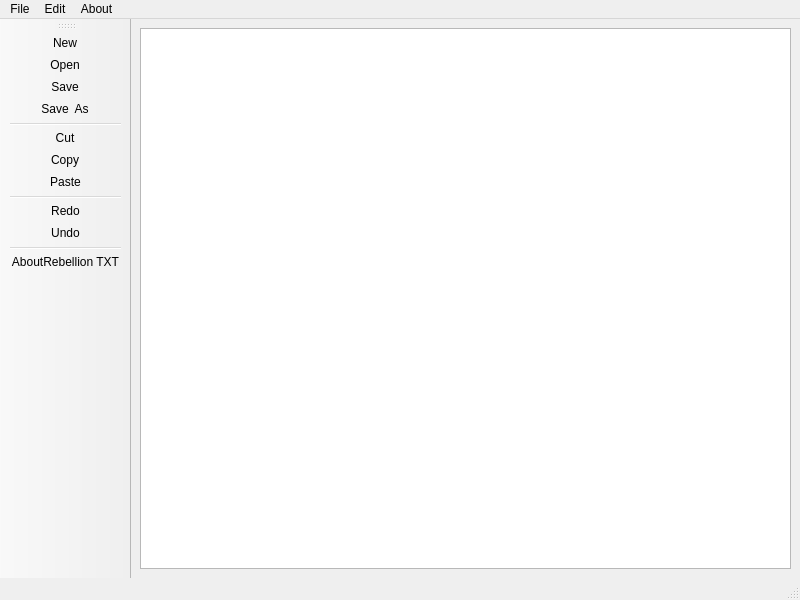
<?xml version="1.0" encoding="UTF-8"?>
<ui version="4.0">
 <class>MainWindow</class>
 <widget class="QMainWindow" name="MainWindow">
  <property name="geometry">
   <rect>
    <x>0</x>
    <y>0</y>
    <width>800</width>
    <height>600</height>
   </rect>
  </property>
  <property name="windowTitle">
   <string>new - Notepad Rebellion</string>
  </property>
  <widget class="QWidget" name="centralwidget">
   <layout class="QHBoxLayout" name="horizontalLayout">
    <item>
     <widget class="QTextEdit" name="textEdit"/>
    </item>
   </layout>
  </widget>
  <widget class="QMenuBar" name="menubar">
   <property name="geometry">
    <rect>
     <x>0</x>
     <y>0</y>
     <width>800</width>
     <height>23</height>
    </rect>
   </property>
   <widget class="QMenu" name="menuFile">
    <property name="title">
     <string>File</string>
    </property>
    <addaction name="actionNew"/>
    <addaction name="actionOpen"/>
    <addaction name="separator"/>
    <addaction name="actionSave"/>
    <addaction name="actionSave_As"/>
    <addaction name="separator"/>
    <addaction name="actionPrint"/>
   </widget>
   <widget class="QMenu" name="menuEdit">
    <property name="title">
     <string>Edit</string>
    </property>
    <addaction name="actionCut"/>
    <addaction name="actionCopy"/>
    <addaction name="actionPaste"/>
    <addaction name="separator"/>
    <addaction name="actionRedo"/>
    <addaction name="actionUndo"/>
    <addaction name="separator"/>
    <addaction name="actionFont"/>
    <addaction name="actionColor"/>
    <addaction name="actionBackground_Color"/>
    <addaction name="actionBackground_Color_Edit_Text"/>
   </widget>
   <widget class="QMenu" name="menuAbout">
    <property name="title">
     <string>About</string>
    </property>
    <addaction name="actionAbout_RebellionTXT"/>
   </widget>
   <addaction name="menuFile"/>
   <addaction name="menuEdit"/>
   <addaction name="menuAbout"/>
  </widget>
  <widget class="QStatusBar" name="statusbar"/>
  <widget class="QToolBar" name="toolBar">
   <property name="windowTitle">
    <string>toolBar</string>
   </property>
   <attribute name="toolBarArea">
    <enum>LeftToolBarArea</enum>
   </attribute>
   <attribute name="toolBarBreak">
    <bool>false</bool>
   </attribute>
   <addaction name="actionNew"/>
   <addaction name="actionOpen"/>
   <addaction name="actionSave"/>
   <addaction name="actionSave_As"/>
   <addaction name="separator"/>
   <addaction name="actionCut"/>
   <addaction name="actionCopy"/>
   <addaction name="actionPaste"/>
   <addaction name="separator"/>
   <addaction name="actionRedo"/>
   <addaction name="actionUndo"/>
   <addaction name="separator"/>
   <addaction name="actionAbout_RebellionTXT"/>
  </widget>
  <action name="actionNew">
   <property name="icon">
    <iconset resource="Resources.qrc">
     <normaloff>:/rec/img/file_document_add_new-128.png</normaloff>:/rec/img/file_document_add_new-128.png</iconset>
   </property>
   <property name="text">
    <string>New</string>
   </property>
  </action>
  <action name="actionOpen">
   <property name="icon">
    <iconset resource="Resources.qrc">
     <normaloff>:/rec/img/Folder_Open_Blue-512.png</normaloff>:/rec/img/Folder_Open_Blue-512.png</iconset>
   </property>
   <property name="text">
    <string>Open</string>
   </property>
  </action>
  <action name="actionSave">
   <property name="icon">
    <iconset resource="Resources.qrc">
     <normaloff>:/rec/img/icons8-save-48.png</normaloff>:/rec/img/icons8-save-48.png</iconset>
   </property>
   <property name="text">
    <string>Save</string>
   </property>
  </action>
  <action name="actionSave_As">
   <property name="icon">
    <iconset resource="Resources.qrc">
     <normaloff>:/rec/img/icons8-save-as-48.png</normaloff>:/rec/img/icons8-save-as-48.png</iconset>
   </property>
   <property name="text">
    <string>Save  As</string>
   </property>
  </action>
  <action name="actionCut">
   <property name="icon">
    <iconset resource="Resources.qrc">
     <normaloff>:/rec/img/icons8-cut-48.png</normaloff>:/rec/img/icons8-cut-48.png</iconset>
   </property>
   <property name="text">
    <string>Cut</string>
   </property>
  </action>
  <action name="actionCopy">
   <property name="icon">
    <iconset resource="Resources.qrc">
     <normaloff>:/rec/img/icons8-copy-48.png</normaloff>:/rec/img/icons8-copy-48.png</iconset>
   </property>
   <property name="text">
    <string>Copy</string>
   </property>
  </action>
  <action name="actionPaste">
   <property name="icon">
    <iconset resource="Resources.qrc">
     <normaloff>:/rec/img/icons8-paste-40.png</normaloff>:/rec/img/icons8-paste-40.png</iconset>
   </property>
   <property name="text">
    <string>Paste</string>
   </property>
  </action>
  <action name="actionRedo">
   <property name="icon">
    <iconset resource="Resources.qrc">
     <normaloff>:/rec/img/icons8-redo-48.png</normaloff>:/rec/img/icons8-redo-48.png</iconset>
   </property>
   <property name="text">
    <string>Redo</string>
   </property>
  </action>
  <action name="actionUndo">
   <property name="icon">
    <iconset resource="Resources.qrc">
     <normaloff>:/rec/img/icons8-undo-48.png</normaloff>:/rec/img/icons8-undo-48.png</iconset>
   </property>
   <property name="text">
    <string>Undo</string>
   </property>
  </action>
  <action name="actionAbout_RebellionTXT">
   <property name="icon">
    <iconset resource="Resources.qrc">
     <normaloff>:/rec/img/icons8-about-48.png</normaloff>:/rec/img/icons8-about-48.png</iconset>
   </property>
   <property name="text">
    <string>AboutRebellion TXT</string>
   </property>
   <property name="toolTip">
    <string>About Rebellion TXT</string>
   </property>
  </action>
  <action name="actionFont">
   <property name="text">
    <string>Font</string>
   </property>
  </action>
  <action name="actionColor">
   <property name="text">
    <string>Color</string>
   </property>
  </action>
  <action name="actionBackground_Color">
   <property name="text">
    <string>Background Color</string>
   </property>
  </action>
  <action name="actionBackground_Color_Edit_Text">
   <property name="text">
    <string>Background Color Edit Text</string>
   </property>
  </action>
  <action name="actionPrint">
   <property name="text">
    <string>Print</string>
   </property>
  </action>
 </widget>
 <resources>
  <include location="Resources.qrc"/>
 </resources>
 <connections/>
</ui>
